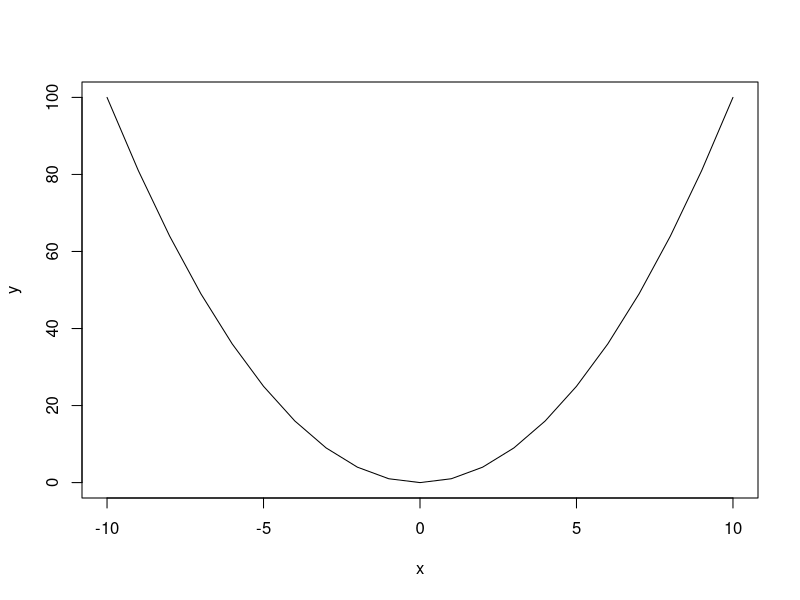
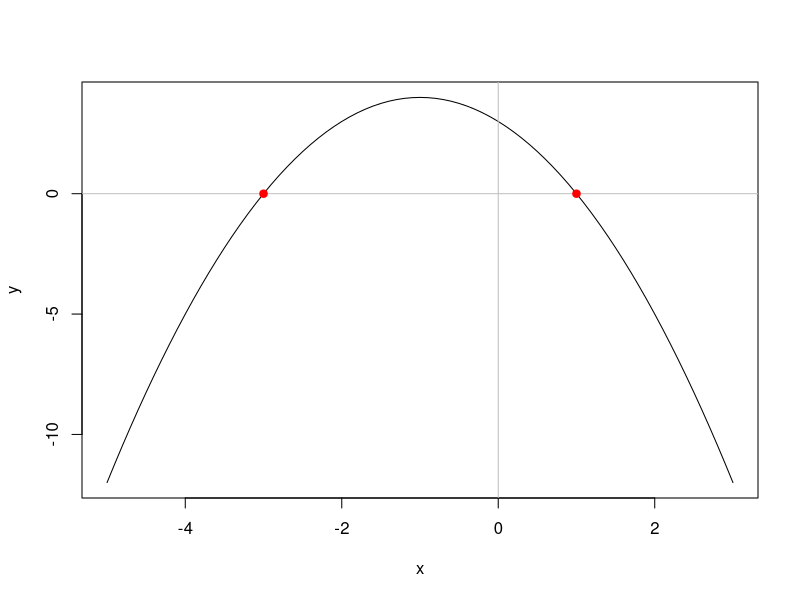

Reproduce these figures in R, in order.
## R Basics

## Introduction
3 - 3 * 6 + 2

x <- -10:10
y <- x^2

sum(x)

plot(x, y, type = "l")

a <- c(12, 3, -23, 45, 2, 99, 1, 0)
mean(a)

a * 2

## Apply functions to vector
abs(a)

exp(a)

factorial(a)

log(a, base = 10)

sqrt(a)

sum(a)

prod(a)

min(a)

max(a)

## Plot parabola
a <- -1 
b <- -2
c <- 3

x1 <- (-b + sqrt(b^2 - 4 * a * c)) / (2 * a)
x2 <- (-b - sqrt(b^2 - 4 * a * c)) / (2 * a)

x <- seq((x1 - 2), (x2 + 2), .1)
y <- -(a * x)^2 + b * x + c
plot(x, y, type = "l")

abline(h = 0, col = "grey")
abline(v = 0, col = "grey")
points(c(x1, x2), c(0, 0), col = "red", pch = 19)


